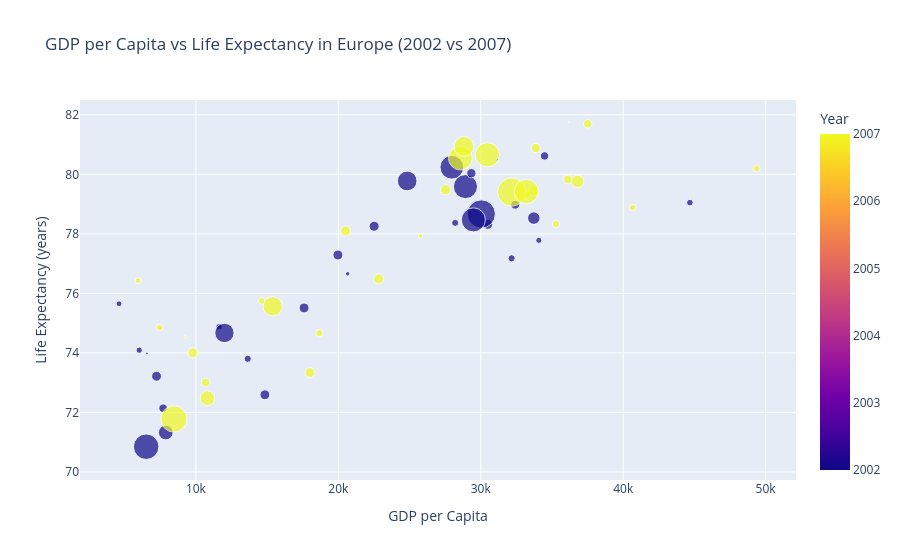

Write notebook code for a chart like this one.
### Markdown cell above
## Task 1 — Scatter: life expectancy change over time

**What to build:** A scatter showing **GDP per capita vs life expectancy** for **two years** (2002 and 2007) to show how both moved — use **colour for year** (just 2 colours), **one continent only**.

Choose any continent except Africa (that was the example). Highlight the change direction.

> 💡 Filter: `df.loc[df['continent'] == 'YOUR_CHOICE']` then filter years

### Code cell
# Task 1
# YOUR CODE HERE

continent_choice = 'Europe'

df_filtered = df.loc[
    (df['continent'] == continent_choice) &
    (df['year'].isin([2002, 2007]))
]

fig = px.scatter(
    df_filtered,
    x='gdpPercap',
    y='lifeExp',
    color='year',
    size='pop',
    hover_name='country' if 'country' in df_filtered.columns else 'iso_alpha',
    animation_frame=None,
    title=f'GDP per Capita vs Life Expectancy in {continent_choice} (2002 vs 2007)',
    labels={
        'gdpPercap': 'GDP per Capita',
        'lifeExp': 'Life Expectancy (years)',
        'year': 'Year'
    }
)

fig.show()

### Figure 1 — Plotly figure (JSON) as saved in the notebook; plotly's stock layout.template omitted (floating-point values rounded to 4 significant figures)
{"data": [{"hovertemplate": "<b>%{hovertext}</b><br><br>GDP per Capita=%{x}<br>Life Expectancy (years)=%{y}<br>pop=%{marker.size}<br>Year=%{marker.color}<extra></extra>", "hovertext": ["Albania", "Albania", "Austria", "Austria", "Belgium", "Belgium", "Bosnia and Herzegovina", "Bosnia and Herzegovina", "Bulgaria", "Bulgaria", "Croatia", "Croatia", "Czech Republic", "Czech Republic", "Denmark", "Denmark", "Finland", "Finland", "France", "France", "Germany", "Germany", "Greece", "Greece", "Hungary", "Hungary", "Iceland", "Iceland", "Ireland", "Ireland", "Italy", "Italy", "Montenegro", "Montenegro", "Netherlands", "Netherlands", "Norway", "Norway", "Poland", "Poland", "Portugal", "Portugal", "Romania", "Romania", "Serbia", "Serbia", "Slovak Republic", "Slovak Republic", "Slovenia", "Slovenia", "Spain", "Spain", "Sweden", "Sweden", "Switzerland", "Switzerland", "Turkey", "Turkey", "United Kingdom", "United Kingdom"], "legendgroup": "", "marker": {"color": [2002, 2007, 2002, 2007, 2002, 2007, 2002, 2007, 2002, 2007, 2002, 2007, 2002, 2007, 2002, 2007, 2002, 2007, 2002, 2007, 2002, 2007, 2002, 2007, 2002, 2007, 2002, 2007, 2002, 2007, 2002, 2007, 2002, 2007, 2002, 2007, 2002, 2007, 2002, 2007, 2002, 2007, 2002, 2007, 2002, 2007, 2002, 2007, 2002, 2007, 2002, 2007, 2002, 2007, 2002, 2007, 2002, 2007, 2002, 2007], "coloraxis": "coloraxis", "size": [3508512, 3600523, 8148312, 8199783, 10311970, 10392226, 4165416, 4552198, 7661799, 7322858, 4481020, 4493312, 10256295, 10228744, 5374693, 5468120, 5193039, 5238460, 59925035, 61083916, 82350671, 82400996, 10603863, 10706290, 10083313, 9956108, 288030, 301931, 3879155, 4109086, 57926999, 58147733, 720230, 684736, 16122830, 16570613, 4535591, 4627926, 38625976, 38518241, 10433867, 10642836, 22404337, 22276056, 10111559, 10150265, 5410052, 5447502, 2011497, 2009245, 40152517, 40448191, 8954175, 9031088, 7361757, 7554661, 67308928, 71158647, 59912431, 60776238], "sizemode": "area", "sizeref": 206000.0, "symbol": "circle"}, "mode": "markers", "name": "", "orientation": "v", "showlegend": false, "type": "scatter", "x": [4604.0, 5937.0, 32420.0, 36130.0, 30490.0, 33690.0, 6019.0, 7446.0, 7697.0, 10680.0, 11630.0, 14620.0, 17600.0, 22830.0, 32170.0, 35280.0, 28200.0, 33210.0, 28930.0, 30470.0, 30040.0, 32170.0, 22510.0, 27540.0, 14840.0, 18010.0, 31160.0, 36180.0, 34080.0, 40680.0, 27970.0, 28570.0, 6557.0, 9254.0, 33720.0, 36800.0, 44680.0, 49360.0, 12000.0, 15390.0, 19970.0, 20510.0, 7885.0, 10810.0, 7236.0, 9787.0, 13640.0, 18680.0, 20660.0, 25770.0, 24840.0, 28820.0, 29340.0, 33860.0, 34480.0, 37510.0, 6508.0, 8458.0, 29480.0, 33200.0], "xaxis": "x", "y": [75.65, 76.42, 78.98, 79.83, 78.32, 79.44, 74.09, 74.85, 72.14, 73.0, 74.88, 75.75, 75.51, 76.49, 77.18, 78.33, 78.37, 79.31, 79.59, 80.66, 78.67, 79.41, 78.26, 79.48, 72.59, 73.34, 80.5, 81.76, 77.78, 78.89, 80.24, 80.55, 73.98, 74.54, 78.53, 79.76, 79.05, 80.2, 74.67, 75.56, 77.29, 78.1, 71.32, 72.48, 73.21, 74.0, 73.8, 74.66, 76.66, 77.93, 79.78, 80.94, 80.04, 80.88, 80.62, 81.7, 70.84, 71.78, 78.47, 79.42], "yaxis": "y"}], "layout": {"coloraxis": {"colorbar": {"title": {"text": "Year"}}, "colorscale": [[0, "#0d0887"], [0.1111, "#46039f"], [0.2222, "#7201a8"], [0.3333, "#9c179e"], [0.4444, "#bd3786"], [0.5556, "#d8576b"], [0.6667, "#ed7953"], [0.7778, "#fb9f3a"], [0.8889, "#fdca26"], [1, "#f0f921"]]}, "legend": {"itemsizing": "constant", "tracegroupgap": 0}, "title": {"text": "GDP per Capita vs Life Expectancy in Europe (2002 vs 2007)"}, "xaxis": {"anchor": "y", "domain": [0, 1], "title": {"text": "GDP per Capita"}}, "yaxis": {"anchor": "x", "domain": [0, 1], "title": {"text": "Life Expectancy (years)"}}}}
